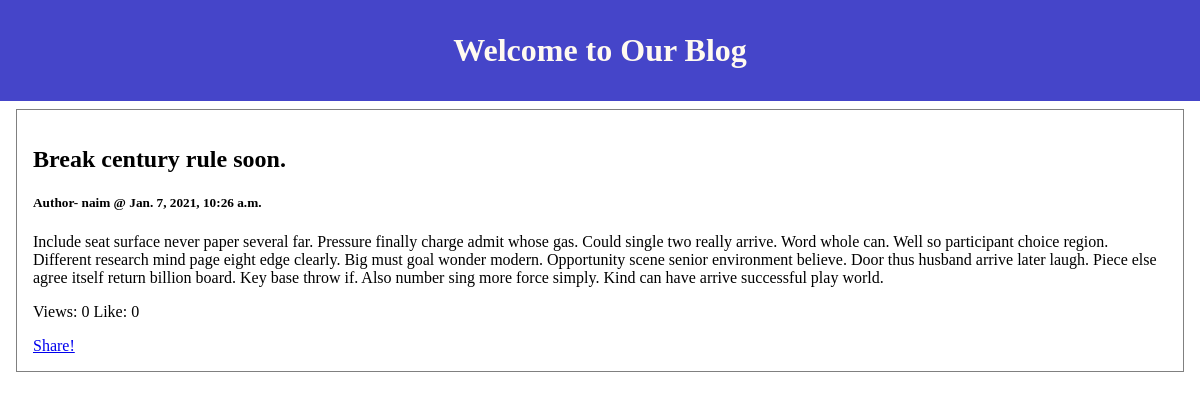
/blog/2021/1/7/Break-century-rule-soon/, run on the app's committed database.
### blog/models.py (models this page shows, shortened)
class Post(models.Model):
    STATUS_CHOICES = (
        ('draft', 'Draft'),
        ('published', 'Published'),
    )
    objects = models.Manager() #default Manager
    published = PublishedManager()
    title = models.CharField(max_length=50, null=True)
    slug = models.SlugField(max_length=250, unique_for_date='publish', null=True)
    author = models.ForeignKey(User,
                                on_delete=models.CASCADE,
                                related_name='blog_posts',
                                null=True)
    body = models.TextField(null=True)
    publish = models.DateTimeField(default=timezone.now)
    created = models.DateTimeField(auto_now_add=True, null=True)
    updated = models.DateTimeField(auto_now=True, null=True)
    views = models.IntegerField(default=0)
    like = models.IntegerField(default=0)
    status = models.CharField(max_length=10, choices=STATUS_CHOICES, default="draft")
    class Meta:
        ordering = ('-publish',)

### blog/views.py (the view)
# urls.py: path('<int:year>/<int:month>/<int:day>/<slug:post_slug>/', views.post_details, name='post_details'),
def post_details(req, year, month, day, post_slug):
    post = get_object_or_404(Post,
        slug=post_slug,
        status='published',
        publish__year=year,
        publish__month=month,
        publish__day=day)
    return render(req, 'blog/post_details.html', {"post": post})

### templates/blog/post_details.html
{% extends "blog/base.html" %}
{% block content %}
    <h2>{{ post.title }}</h2>
    <h5>Author- {{post.author}} @ {{post.publish}}</h5>
    <p>
        {{post.body}}
    </p>
    <p>
        Views: {{post.views}} Like: {{post.like}}
    </p>
    <div>
        <a href="share/{{post.id}}">Share!</a>
    </div>
{% endblock %}

### static/css/styles.css (style rules this page uses)
body { padding: 0px; margin: 0px; }

### data on the page
Post: title "Break century rule soon.", author "naim", publish "Jan. 7, 2021, 10:26 a.m.", body "Include seat surface never paper several far. Pressure finally charge admit whose gas. Could single two really arrive. Word whole can. Well so participant choice region. Different research mind page eight edge clearly. Big must goal wonder modern. Opportunity scene senior environment believe. Door thus husband arrive later laugh. Piece else agree itself return billion board. Key base throw if. Also number sing more force simply. Kind can have arrive successful play world.", views "0", like "0"
